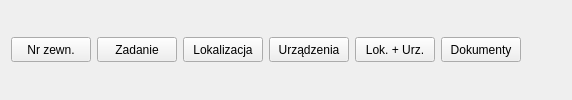
        <widget class="QWidget" name="tab_4">
         <attribute name="title">
          <string notr="true">Dane</string>
         </attribute>
         <layout class="QHBoxLayout" name="horizontalLayout_6">
          <item>
           <widget class="QPushButton" name="btn_sap_no">
            <property name="minimumSize">
             <size>
              <width>80</width>
              <height>25</height>
             </size>
            </property>
            <property name="maximumSize">
             <size>
              <width>80</width>
              <height>25</height>
             </size>
            </property>
            <property name="cursor">
             <cursorShape>PointingHandCursor</cursorShape>
            </property>
            <property name="toolTip">
             <string>Komentarz</string>
            </property>
            <property name="text">
             <string notr="true">Nr zewn.</string>
            </property>
           </widget>
          </item>
          <item>
           <widget class="QPushButton" name="btn_task">
            <property name="minimumSize">
             <size>
              <width>80</width>
              <height>25</height>
             </size>
            </property>
            <property name="maximumSize">
             <size>
              <width>80</width>
              <height>25</height>
             </size>
            </property>
            <property name="cursor">
             <cursorShape>PointingHandCursor</cursorShape>
            </property>
            <property name="toolTip">
             <string>Komentarz</string>
            </property>
            <property name="text">
             <string notr="true">Zadanie</string>
            </property>
           </widget>
          </item>
          <item>
           <widget class="QPushButton" name="btn_localization">
            <property name="minimumSize">
             <size>
              <width>80</width>
              <height>25</height>
             </size>
            </property>
            <property name="maximumSize">
             <size>
              <width>80</width>
              <height>25</height>
             </size>
            </property>
            <property name="cursor">
             <cursorShape>PointingHandCursor</cursorShape>
            </property>
            <property name="toolTip">
             <string>Komentarz</string>
            </property>
            <property name="text">
             <string notr="true">Lokalizacja</string>
            </property>
           </widget>
          </item>
          <item>
           <widget class="QPushButton" name="btn_devices">
            <property name="minimumSize">
             <size>
              <width>80</width>
              <height>25</height>
             </size>
            </property>
            <property name="maximumSize">
             <size>
              <width>80</width>
              <height>25</height>
             </size>
            </property>
            <property name="cursor">
             <cursorShape>PointingHandCursor</cursorShape>
            </property>
            <property name="toolTip">
             <string>Komentarz</string>
            </property>
            <property name="text">
             <string notr="true">Urządzenia</string>
            </property>
           </widget>
          </item>
          <item>
           <widget class="QPushButton" name="btn_localization_devices">
            <property name="minimumSize">
             <size>
              <width>80</width>
              <height>25</height>
             </size>
            </property>
            <property name="maximumSize">
             <size>
              <width>80</width>
              <height>25</height>
             </size>
            </property>
            <property name="cursor">
             <cursorShape>PointingHandCursor</cursorShape>
            </property>
            <property name="toolTip">
             <string>Komentarz</string>
            </property>
            <property name="text">
             <string notr="true">Lok. + Urz.</string>
            </property>
           </widget>
          </item>
          <item>
           <widget class="QPushButton" name="btn_documents">
            <property name="minimumSize">
             <size>
              <width>80</width>
              <height>25</height>
             </size>
            </property>
            <property name="maximumSize">
             <size>
              <width>80</width>
              <height>25</height>
             </size>
            </property>
            <property name="cursor">
             <cursorShape>PointingHandCursor</cursorShape>
            </property>
            <property name="toolTip">
             <string>Komentarz</string>
            </property>
            <property name="text">
             <string notr="true">Dokumenty</string>
            </property>
           </widget>
          </item>
          <item>
           <spacer name="horizontalSpacer_4">
            <property name="orientation">
             <enum>Qt::Horizontal</enum>
            </property>
            <property name="sizeHint" stdset="0">
             <size>
              <width>40</width>
              <height>20</height>
             </size>
            </property>
           </spacer>
          </item>
         </layout>
        </widget>
